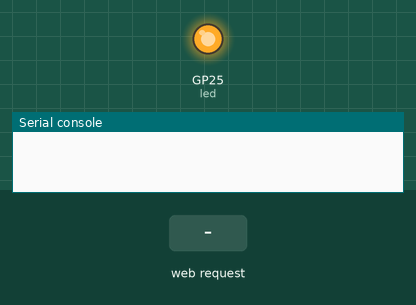
This program was run on a simulated Raspberry Pi Pico running MicroPython. Parts: output pins drawn as LEDs (lit = HIGH), the last lines printed to the serial console. The test bench sets the inputs (shaded band). WiFi joins after 1.5 s.

Above: at 0.1 s.
At 4.2 s:
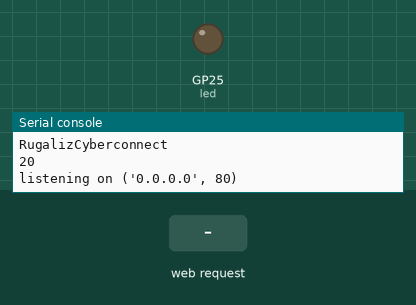
4.3 s: HTTP request GET / received
Timing chart, 0 to 7.3 s (numbered marks = the images above; inputs shaded):
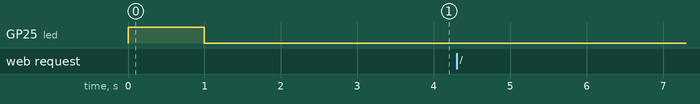

The program:

http_server.py
```python
import network   # handles connecting to WiFi
import urequests # handles making and servicing network requests
import machine
import rp2
from time import sleep
import socket
led = machine.Pin("LED", machine.Pin.OUT)
led.on()
sleep(1)
led.off()
# Connect to network
rp2.country('PT')
wlan = network.WLAN(network.STA_IF)
wlan.active(True)

# Fill in your network name (ssid) and password here:
ssid = 'RugalizCyberconnect'
password = ''
wlan.connect(ssid, password)


 # Wait for connect or fail
max_wait = 10
while max_wait > 0:
    if wlan.status() < 0 or wlan.status() >= 3:
        break
    max_wait -= 1
    print('waiting for connection...')
    sleep(1)
# Handle connection error
if wlan.status() != 3:
    raise RuntimeError('network connection failed')
else:
    print('connected')
    status = wlan.ifconfig()
    print( 'ip = ' + status[0] )
print(wlan.config('channel'))
print(wlan.config('essid'))
print(wlan.config('txpower'))

# Open socket
addr = socket.getaddrinfo('0.0.0.0', 80)[0][-1]
s = socket.socket()
s.bind(addr)
s.listen(1)
print('listening on', addr)


#
html = """<!DOCTYPE html>
<html>
    <head> <title>Pico W</title> </head>
    <body> <h1>Pico W</h1>
        <p>Hello World</p>
        <p>Hello World</p>
    </body>
</html>
"""
# Listen for connections
while True:
    try:
        cl, addr = s.accept()
        print('client connected from', addr)
        cl_file = cl.makefile('rwb', 0)
        while True:
            line = cl_file.readline()
            if not line or line == b'\r\n':
                break
        response = html
        cl.send('HTTP/1.0 200 OK\r\nContent-type: text/html\r\n\r\n')
        cl.send(response)
        cl.close()
    except OSError as e:
        print(e)
        cl.close()
        print('connection closed')
```
